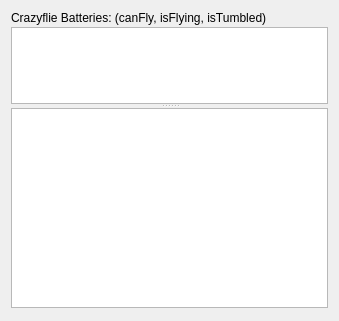
<?xml version="1.0" encoding="UTF-8"?>
<ui version="4.0">
 <class>CrazyfliesBatteriesList</class>
 <widget class="QWidget" name="CrazyfliesBatteriesList">
  <property name="geometry">
   <rect>
    <x>0</x>
    <y>0</y>
    <width>339</width>
    <height>321</height>
   </rect>
  </property>
  <layout class="QVBoxLayout" name="verticalLayout">
   <property name="spacing">
    <number>2</number>
   </property>
   <item>
    <widget class="QLabel" name="hint_label">
     <property name="text">
      <string>Crazyflie Batteries: (canFly, isFlying, isTumbled)</string>
     </property>
    </widget>
   </item>


<item>
 <widget class="QSplitter" name="splitter">
    <property name="orientation">
     <enum>Qt::Vertical</enum>
    </property>
 
    <widget class="QListWidget" name="list_widget">
     <property name="sizePolicy">
      <sizepolicy hsizetype="Expanding" vsizetype="Expanding">
       <horstretch>0</horstretch>
       <verstretch>10</verstretch>
      </sizepolicy>
     </property>
     <property name="autoFillBackground">
      <bool>false</bool>
     </property>
     <property name="verticalScrollBarPolicy">
      <enum>Qt::ScrollBarAsNeeded</enum>
     </property>
     <property name="horizontalScrollBarPolicy">
      <enum>Qt::ScrollBarAlwaysOff</enum>
     </property>
     <property name="alternatingRowColors">
      <bool>true</bool>
     </property>
     <property name="sortingEnabled">
      <bool>true</bool>
     </property>
    </widget>

    <widget class="QPlainTextEdit" name="console_textedit">
     <property name="sizePolicy">
      <sizepolicy hsizetype="Expanding" vsizetype="MinimumExpanding">
       <horstretch>0</horstretch>
       <verstretch>0</verstretch>
      </sizepolicy>
     </property>
     <property name="minimumSize">
      <size>
       <width>0</width>
       <height>200</height>
      </size>
     </property>
     <property name="lineWrapMode">
      <enum>QPlainTextEdit::NoWrap</enum>
     </property>
     <property name="readOnly">
      <bool>true</bool>
     </property>
    </widget>


</widget>
</item>

   <item>
    <widget class="QWidget" name="add_manager" native="true"/>
   </item>
  </layout>
 </widget>
 <resources/>
 <connections/>
</ui>
